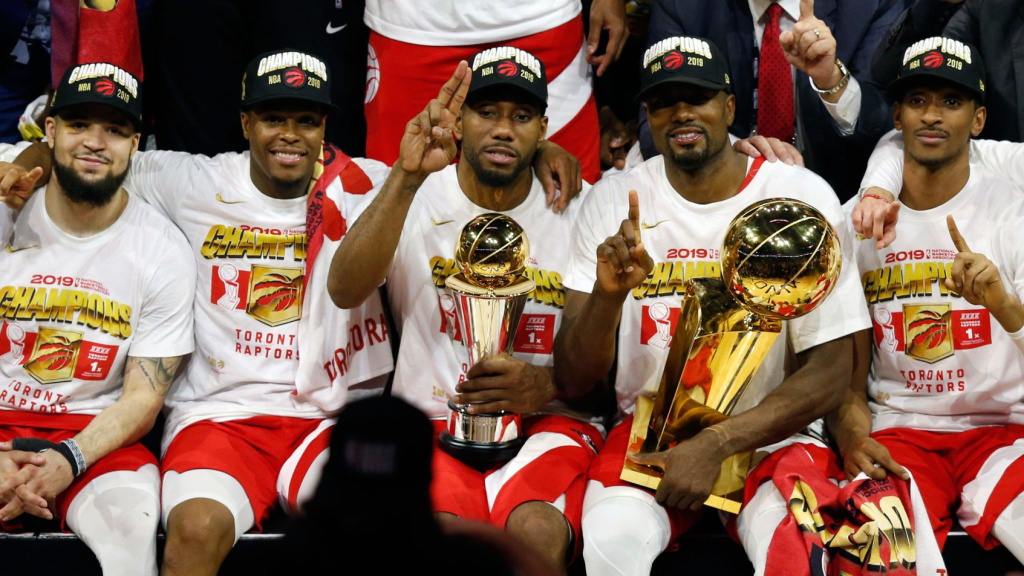
#> input picture test.jpg, 2048 x 1152 px (shown at 1/2 size)
$ python app.py.py
#> lines starting #> are read from the running program, lines starting #| are printed output that depends on the picture
import cv2
import numpy as np

def dummy(val):
	pass

identity_kernel = np.array([[0,0,0],[0,1,0],[0,0,0]])
sharpen_kernel = np.array([[0,-1,0],[-1,5,-1],[0,-1,0]])
gaussian_kernel1 = cv2.getGaussianKernel(3, 0)
gaussian_kernel2 = cv2.getGaussianKernel(5, 0)
box_kernel = np.array([[1,1,1],[1,1,1],[1,1,1]], np.float32) / 9

kernels = [identity_kernel, sharpen_kernel, gaussian_kernel1, gaussian_kernel2, box_kernel]

color_original = cv2.imread('test.jpg')
#> color_original is the input picture: shape (1152, 2048, 3); mean B, G, R 84.1, 97.8, 129.4
W = 600
height, width, depth = color_original.shape
#> height = 1152; width = 2048; depth = 3
imgScale = W/width
#> imgScale = 0.293
newX, newY = color_original.shape[1]*imgScale, color_original.shape[0]*imgScale
#> newX = 600; newY = 337.5
rs_color_original = cv2.resize(color_original, (int(newX), int(newY)))
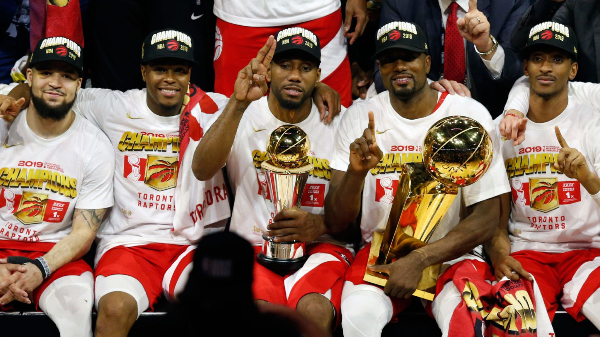
#> rs_color_original: shape (337, 600, 3); mean B, G, R 84, 97.7, 129.2

color_modified = rs_color_original.copy()

gray_original = cv2.cvtColor(rs_color_original, cv2.COLOR_BGR2GRAY)
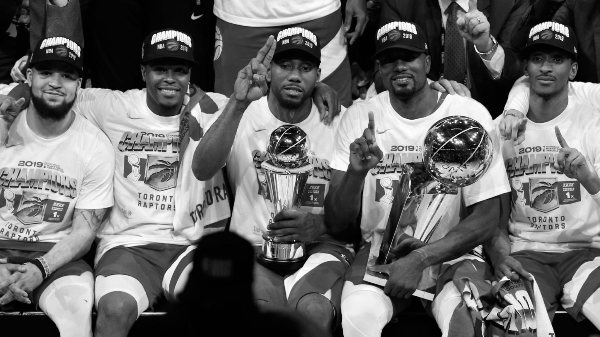
#> gray_original: shape (337, 600); min 0, max 255, mean 105.6
gray_modified = gray_original.copy()

cv2.namedWindow('Image Editor')
cv2.createTrackbar('contrast', 'Image Editor', 1, 100, dummy)
cv2.createTrackbar('brightness', 'Image Editor', 50, 100, dummy)
cv2.createTrackbar('filter', 'Image Editor', 0, len(kernels)-1, dummy)
cv2.createTrackbar('grayscale', 'Image Editor', 0, 1, dummy)

count = 1 #counter for images saved

while True:
	grayscale = cv2.getTrackbarPos('grayscale', 'Image Editor')
	if grayscale == 0:
		cv2.imshow('Image Editor', color_modified)
	else:
		cv2.imshow('Image Editor', gray_modified)

	k = cv2.waitKey(1) & 0xFF
#> (key q is pressed here)
	if k == ord('q'):
		break
	elif k == ord('s'):
		if grayscale == 0:
			cv2.imwrite('output%d.png' % count, color_modified)
		else:
			cv2.imwrite('output%d.png' % count, gray_modified)
		count = count + 1

	contrast = cv2.getTrackbarPos('contrast', 'Image Editor')
	brightness = cv2.getTrackbarPos('brightness', 'Image Editor')
	kernel = cv2.getTrackbarPos('filter', 'Image Editor')

	color_modified = cv2.filter2D(rs_color_original, -1, kernels[kernel])
	gray_modified = cv2.filter2D(gray_original, -1, kernels[kernel])

	color_modified = cv2.addWeighted(color_modified, contrast, np.zeros(rs_color_original.shape, dtype=rs_color_original.dtype), 0, brightness-50)
	gray_modified = cv2.addWeighted(gray_modified, contrast, np.zeros(gray_original.shape, dtype=gray_original.dtype), 0, brightness-50)

cv2.destroyAllWindows()
